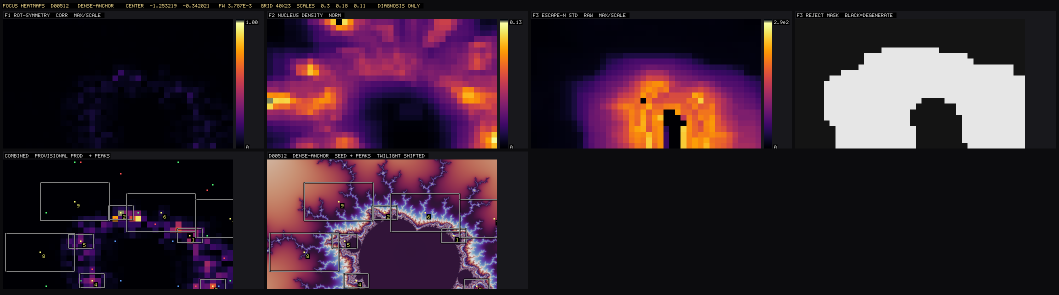
#> input picture to_delete/data/focus_probe/D00512/panel.png, 2118 x 590 px, given in place of preview_p58.png, which was not available (shown at 1/2 size)
$ python q4_sweep_validation.py boxes
#> lines starting #> are read from the running program, lines starting #| are printed output that depends on the picture; pictures that were not available may be replaced by others from this repository, and a replacement may not be noted
#!/usr/bin/env python
"""q4_sweep_validation — does a LABEL-FREE q4 composite window-sweep recover
Matt's hand-drawn (magenta-boxed) picks in its top-K?

Measurement only (NO net / training / production; no config or data/ changes).
See prompts/q4_sweep_validation.md and docs/findings/q4_sweep_validation.md.

Ground truth = Matt's magenta rectangles burned on subframe 0 of three deep-center
contact sheets (out/deep_centers/{preview_p58.png, ladder_mis/fw_1e_8.png,
ladder_p35/fw_8p07e_10.png}) — his q4 picks, the target to RECOVER, never fit against.

The composite feature family + weights are transferred VERBATIM from the julia q4 work
(tools/studies/q4_neighborhood_sweep.py: two_scale / compute_metrics / score_A). Weights
are hand-set q4 priors, NOT fit to Matt's boxes (that is the test set). Uncalibrated
recall is the headline.

Stages (idempotent):
  boxes     color-key magenta rectangles -> normalized frame windows  (out/.../boxes.json)
  fields    render-one --dump-field each frame at pool/ladder geometry (out/.../fields/)
  sweep     16:9 window sweep x 3 scales -> score_A -> NMS -> top-K + recall (recall.json)
  overlays  Matt boxes vs sweep top-K per frame (overlay_*.png, overlay_all.png)
  diagnose  per-box metrics vs top-K distribution -> named failing feature

Run:  uv run python -m tools.studies.q4_sweep_validation all
"""
from __future__ import annotations
import argparse
import json
import subprocess
import sys
from pathlib import Path

import numpy as np
from PIL import Image, ImageDraw
from scipy.ndimage import label

ROOT = Path(__file__).resolve().parents[2]
sys.path.insert(0, str(ROOT))
from tools.studies.q4_neighborhood_sweep import compute_metrics, score_A  # verbatim transfer

OUT = ROOT / "out" / "q4_sweep_val"
FIELDS = OUT / "fields"
EXE = ROOT / "target" / "release" / "fractal-generator.exe"
PAD = 6  # sheet.rs grid gutter

# The three magenta-boxed frames: PNG + (cx, cy, fw, maxiter) from pool.jsonl /
# deep_center_sourcer ladders. Field aspect follows the sheet TILE aspect (below).
FRAMES = {
    "p58": dict(png="out/deep_centers/preview_p58.png",
                cx="-0.74903659502693622988762003916537468",
                cy="0.12465575243193049482586137195444164",
                fw="1.587612e-10", maxiter=14699, W=768, H=432),   # 16:9 tile
    "mis": dict(png="out/deep_centers/ladder_mis/fw_1e_8.png",
                cx="0.32187663879025893205691900369603022",
                cy="0.033260752306371290736322529793821926",
                fw="1e-8", maxiter=13500, W=768, H=432),           # 16:9 tile
    "p35": dict(png="out/deep_centers/ladder_p35/fw_8p07e_10.png",
                cx="-0.74977483272365342795786040375088960",
                cy="0.10761724352653678278696798751738616",
                fw="8.069624e-10", maxiter=13640, W=768, H=512),   # 3:2 tile
}

# Sweep scales (window width as fraction of frame width), 16:9 windows in square
# field pixels. Span Matt's measured box widths (0.057..0.233). The spec's >=1/6
# (0.167) floor is deliberately relaxed at the low end: 5 of 7 of Matt's OWN boxes
# are <0.10w, so honoring the floor makes IoU recovery structurally impossible.
SCALES = [0.10, 0.16, 0.25]
STRIDE_FRAC = 0.34
TOPKS = [5, 10, 20]
KEYS = ["interior_frac", "mid_detail_frac", "flat_frac", "busy_frac",
        "distributed_interior", "high_struct_frac"]


# --------------------------------------------------------------------------- #
def magenta_mask(a):
    r, g, b = a[..., 0].astype(int), a[..., 1].astype(int), a[..., 2].astype(int)
    return (r > 180) & (b > 120) & (g < 120) & (r - g > 80) & (b - g > 40)


def stage_boxes():
    out = {}
    for name, fr in FRAMES.items():
        a = np.asarray(Image.open(ROOT / fr["png"]).convert("RGB"))
#> a is the input picture: shape (590, 2118, 3); mean R, G, B 50.3, 32.8, 44.5
        H, W = a.shape[:2]
#> H = 590; W = 2118
        tw, th = (W - 3 * PAD) // 2, (H - 3 * PAD) // 2      # tile 0 dims
#> tw = 1050; th = 286
        x0, y0 = PAD, PAD                                    # tile 0 origin
        lab, n = label(magenta_mask(a))
#> in magenta_mask, `r, g, b = a[..., 0].astype(int), a[..., 1].astype(int), a[..., 2].asty..`:
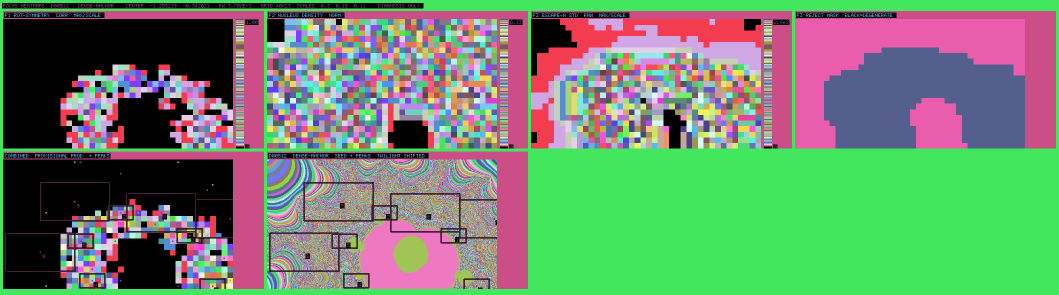
#> r: shape (590, 2118) int64 (shown at 1/2 size); 254 distinct labels, from 0 to 255; one colour per label, 0 black
#> in magenta_mask, `r, g, b = a[..., 0].astype(int), a[..., 1].astype(int), a[..., 2].asty..`:
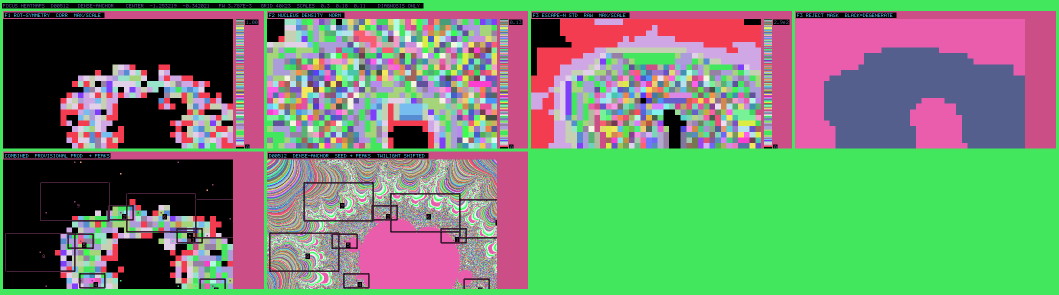
#> g: shape (590, 2118) int64 (shown at 1/2 size); 247 distinct labels, from 0 to 255; one colour per label, 0 black
#> in magenta_mask, `r, g, b = a[..., 0].astype(int), a[..., 1].astype(int), a[..., 2].asty..`:
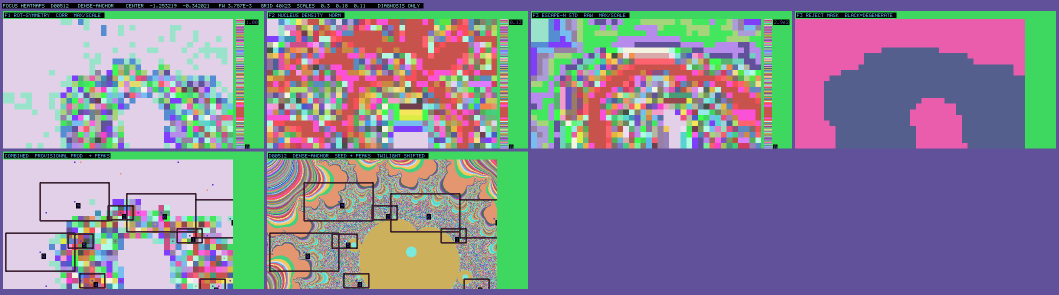
#> b: shape (590, 2118) int64 (shown at 1/2 size); 226 distinct labels, from 0 to 255; one colour per label, 0 black
#> in magenta_mask, `return (r > 180) & (b > 120) & (g < 120) & (r - g > 80) & (b - g > 40)`: returned value: shape (590, 2118) bool; every value is 0
#> lab: shape (590, 2118) int32; every value is 0
#> n = 0
        boxes = []
        for i in range(1, n + 1):
            ys, xs = np.where(lab == i)
            if xs.size < 40:
                continue
            bx0, bx1, by0, by1 = xs.min(), xs.max(), ys.min(), ys.max()
            cx, cy = (bx0 + bx1) / 2, (by0 + by1) / 2
            if not (x0 <= cx < x0 + tw and y0 <= cy < y0 + th):
                continue
            boxes.append(dict(u=round((bx0 - x0) / tw, 4), v=round((by0 - y0) / th, 4),
                              w=round((bx1 - bx0) / tw, 4), h=round((by1 - by0) / th, 4)))
#> after the loop, boxes = []
        boxes.sort(key=lambda b: (b["v"], b["u"]))
        out[name] = dict(img_wh=[W, H], tile_wh=[tw, th], boxes=boxes)
        print(f"{name}: tile {tw}x{th}  {len(boxes)} boxes  "
#> (the run stopped early here; a loop or call above may not have finished)

$ run again, on to_delete/data/focus_probe/D01295/panel.png
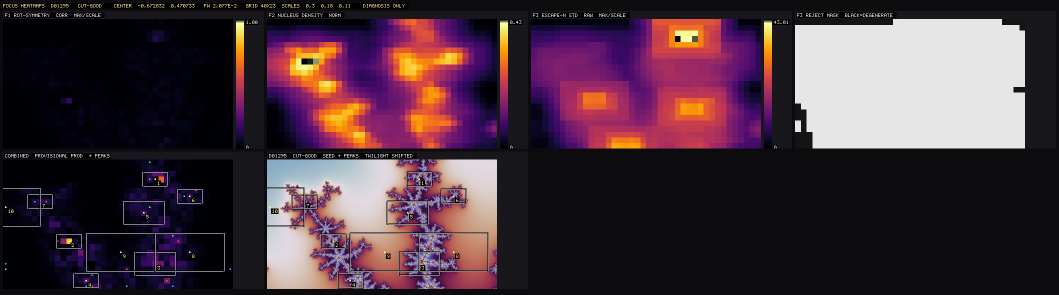
#> input picture to_delete/data/focus_probe/D01295/panel.png, 2118 x 590 px, given in place of preview_p58.png, which was not available (shown at 1/2 size)
#> in stage_boxes, a is the input picture: shape (590, 2118, 3); mean R, G, B 70.9, 50.7, 61.5
#> r: shape (590, 2118) int64; 254 distinct labels, from 0 to 255
#> in magenta_mask, `r, g, b = a[..., 0].astype(int), a[..., 1].astype(int), a[..., 2].asty..`:
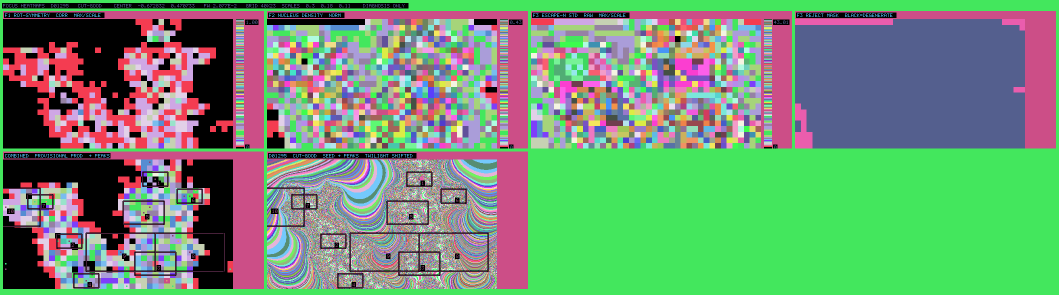
#> g: shape (590, 2118) int64 (shown at 1/2 size); 246 distinct labels, from 0 to 255; one colour per label, 0 black
#> in magenta_mask, `r, g, b = a[..., 0].astype(int), a[..., 1].astype(int), a[..., 2].asty..`:
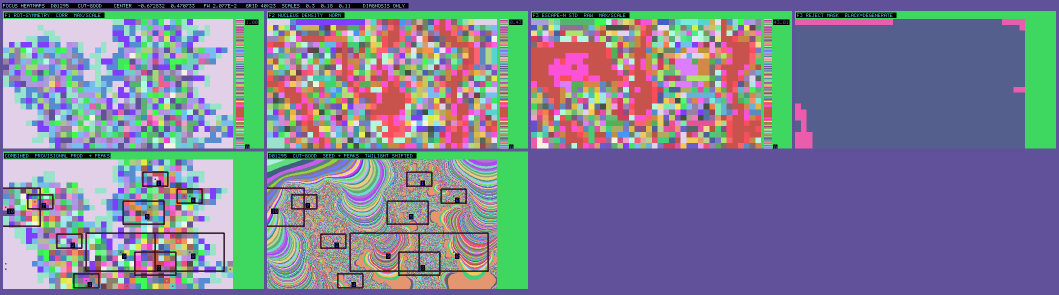
#> b: shape (590, 2118) int64 (shown at 1/2 size); 227 distinct labels, from 0 to 255; one colour per label, 0 black
#> lab: shape (590, 2118) int32; every value is 0
#> n = 0
#> after the loop in stage_boxes, `for i in range(1, n + 1):`: boxes = []
